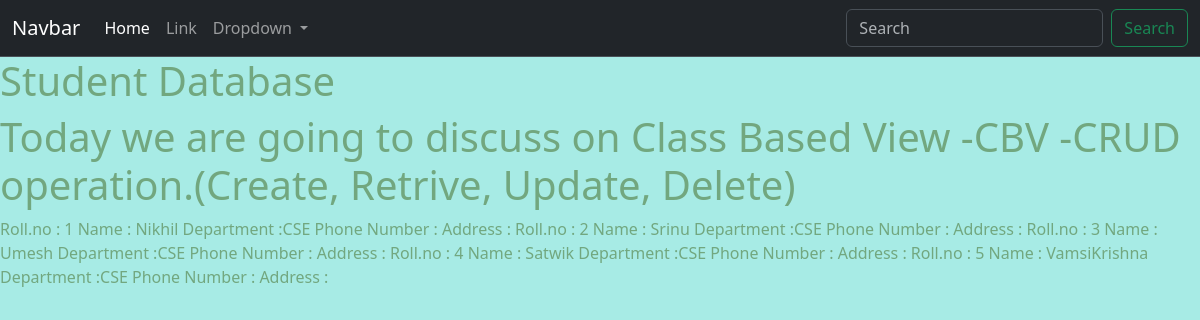
The page / on the database its author committed.
### appname/models.py (models this page shows)
class Student(models.Model):
    name = models.CharField(max_length=100)
    rollno = models.IntegerField()
    department = models.CharField(max_length=20)
    age = models.IntegerField()

### appname/views.py (the view)
# urls.py: path('',Studentlist.as_view(), name = 'studentlist'),
class Studentlist(ListView):
	model = Student
	template_name = 'CBV/studentlist.html'

### templates/CBV/studentlist.html
{% include 'base.html' %}
{% block content %}
    <h1>Student Database</h1>
    <h1>Today we are going to discuss on Class Based View -CBV -CRUD operation.(Create, Retrive, Update, Delete)</h1>
    {% for object in object_list %}
    Roll.no         : {{ object.id }}
    Name         : {{ object.name }}
    Department   :{{ object.department }}
    Phone Number :{{ object.contact }}
    Address      :{{ object.address }}
{% endfor %}
{% endblock %}

### templates/base.html (style rules this page uses)
body { background-color: rgb(167, 235, 229); color: rgb(114, 167, 127); }

### rows shown on the page
Student: id "1", name "Nikhil", department "CSE"
Student: id "2", name "Srinu", department "CSE"
Student: id "3", name "Umesh", department "CSE"
Student: id "4", name "Satwik", department "CSE"
Student: id "5", name "VamsiKrishna", department "CSE"
